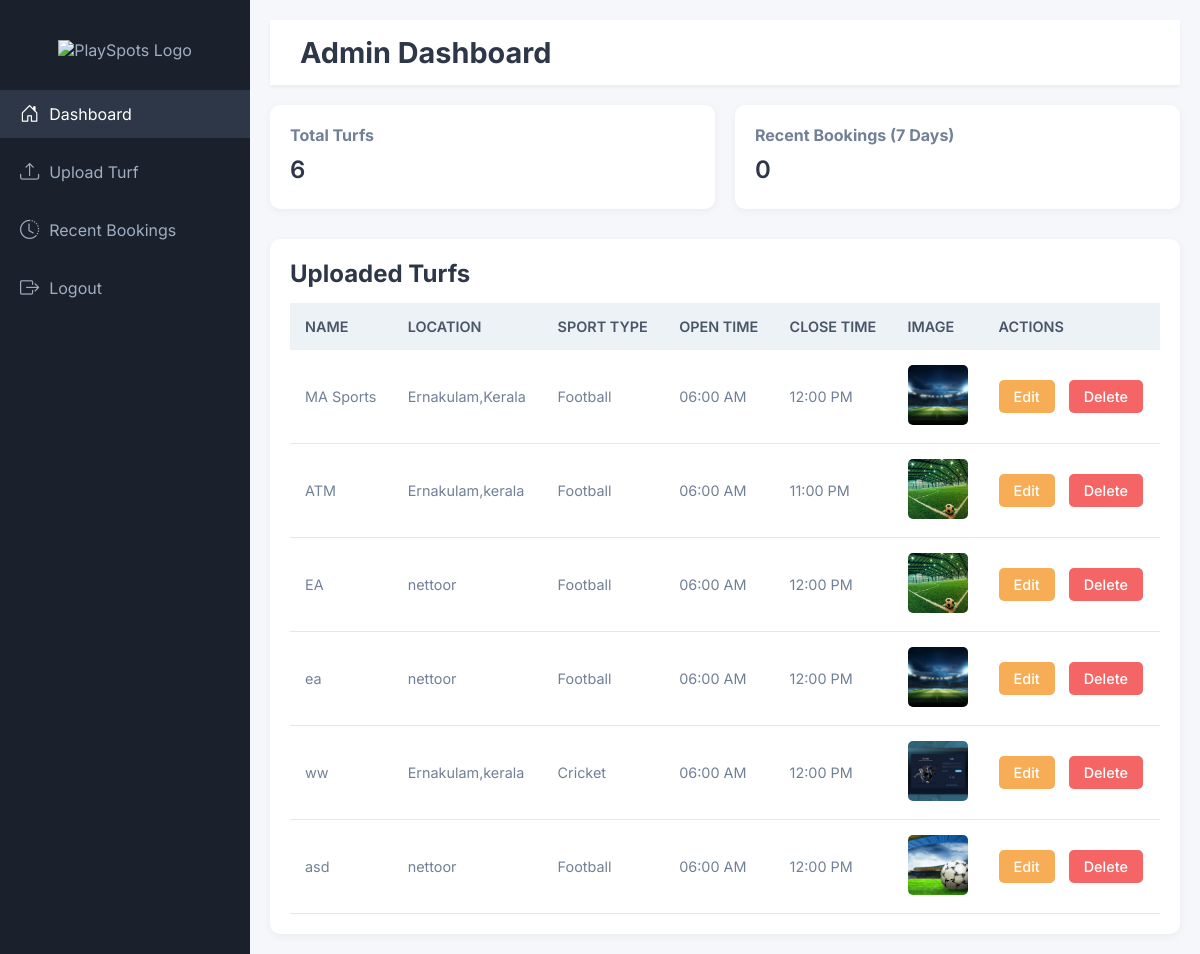
/adminindex, run on the app's committed database.
### turf_app/models.py (models this page shows, shortened)
class Turf(models.Model):
    name = models.CharField(max_length=255)
    location = models.CharField(max_length=255)
    sport_types = models.CharField(max_length=100, choices=[('Football', 'Football'), ('Cricket', 'Cricket')])
    open_time = models.TimeField()
    close_time = models.TimeField()
    price = models.DecimalField(max_digits=10, decimal_places=2, default=0.00)

class TurfImage(models.Model):
    turf = models.ForeignKey(Turf, on_delete=models.CASCADE, related_name='images')
    image = models.ImageField(upload_to='turf_images/')

### turf_app/views.py (the view)
# urls.py: path('adminindex', views.admin_index, name='admin_index'),
def admin_index(request):
    bookings = Booking.objects.select_related('slot').order_by('-created_at')[:5]
    turfs = Turf.objects.all()
    active_users = User.objects.filter(booking__isnull=False).distinct().count()
    recent_bookings_count = Booking.objects.filter(
        created_at__gte=timezone.now() - timedelta(days=7)
    ).count()
    context = {
        'bookings': bookings,
        'turfs': turfs,
        'active_users': active_users,
        'recent_bookings_count': recent_bookings_count,
    }
    return render(request, 'adminindex.html', context)

### templates/adminindex.html (shortened to what this page needs)
{% load static %}
<!DOCTYPE html>
<html lang="en">
<head>
    <link rel="stylesheet" href="{% static 'css/adminindex.css' %}">
    <link rel="stylesheet" href="https://cdn.jsdelivr.net/npm/bootstrap-icons@1.11.3/font/bootstrap-icons.min.css">
</head>
<body>
    <div class="container">
        <aside class="sidebar">
            <div class="sidebar-header">
                <img src="{% static 'images/logo.png' %}" alt="PlaySpots Logo" class="sidebar-logo">
            </div>
            <nav class="sidebar-nav">
                <ul>
                    <li>
                        <a href="{% url 'admin_index' %}" class="active">
                            <i class="bi bi-house-door"></i> Dashboard
                        </a>
                    </li>
                    <li>
                        <a href="{% url 'admin_upload' %}">
                            <i class="bi bi-upload"></i> Upload Turf
                        </a>
                    </li>
                    <li>
                        <a href="{% url 'recent_bookings' %}">
                            <i class="bi bi-clock-history"></i> Recent Bookings
                        </a>
                    </li>
                    <li>
                        <a href="{% url 'adminlogout' %}">
                            <i class="bi bi-box-arrow-right"></i> Logout
                        </a>
                    </li>
                </ul>
            </nav>
        </aside>
        <main class="main-content">
            <header class="header">
                <div class="header-left">
                    <h1>Admin Dashboard</h1>
                </div>
            </header>
            <section class="dashboard-content">
                <div class="stats-cards">
                    <div class="card">
                        <h3>Total Turfs</h3>
                        <p>{{ turfs|length }}</p>
                    </div>
                    <div class="card">
                        <h3>Recent Bookings (7 Days)</h3>
                        <p>{{ recent_bookings_count }}</p>
                    </div>
                </div>
                <div class="table-section">
                    <h2>Uploaded Turfs</h2>
                    <table>
                        <thead>
                            <tr>
                                <th>Name</th>
                                <th>Location</th>
                                <th>Sport Type</th>
                                <th>Open Time</th>
                                <th>Close Time</th>
                                <th>Image</th>
                                <th>Actions</th>
                            </tr>
                        </thead>
                        <tbody>
                            {% for turf in turfs %}
                            <tr>
                                <td>{{ turf.name }}</td>
                                <td>{{ turf.location }}</td>
                                <td>{{ turf.sport_types }}</td>
                                <td>{{ turf.open_time|time:"h:i A" }}</td>
                                <td>{{ turf.close_time|time:"h:i A" }}</td>
                                <td>
                                    {% with first_image=turf.images.first %}
                                        {% if first_image %}
                                            <img src="{{ first_image.image.url }}" alt="{{ turf.name }} Image" width="100">
                                        {% else %}
                                            No Image
                                        {% endif %}
                                    {% endwith %}
                                </td>
                                <td>
                                    <a href="{% url 'edit_turf' turf.id %}" class="btn btn-edit">Edit</a>
                                    <a href="{% url 'delete_turf' turf.id %}" class="btn btn-delete" onclick="return confirm('Are you sure you want to delete this turf?');">Delete</a>
                                </td>
                            </tr>
                            {% endfor %}
                        </tbody>
                    </table>
                </div>
            </section>
        </main>
    </div>
</body>
</html>

### static/css/adminindex.css (style rules this page uses)
* { margin: 0; padding: 0; box-sizing: border-box; }
body { font-family: 'Inter', sans-serif; background-color: #f5f7fa; color: #333; overflow-x: hidden; }
.container { display: flex; min-height: 100vh; }
.sidebar { width: 250px; background-color: #1a202c; color: #a0aec0; padding: 20px 0; position: fixed; height: 100%; overflow-y: auto; }
.sidebar-header { padding: 20px; text-align: center; }
.sidebar-logo { width: 120px; }
.sidebar-nav ul { list-style: none; }
.sidebar-nav li { margin: 10px 0; }
.sidebar-nav a { display: flex; align-items: center; padding: 12px 20px; color: #a0aec0; text-decoration: none; font-size: 1rem; transition: background-color 0.3s, color 0.3s; }
.sidebar-nav a i { margin-right: 10px; font-size: 1.2rem; }
.sidebar-nav a:hover, .sidebar-nav a.active { background-color: #2d3748; color: #fff; }
.main-content { flex: 1; margin-left: 250px; padding: 20px; }
.header { display: flex; justify-content: space-between; align-items: center; background-color: #fff; padding: 15px 30px; box-shadow: 0 2px 4px rgba(0, 0, 0, 0.05); margin-bottom: 20px; }
.header-left h1 { font-size: 1.8rem; color: #2d3748; }
.stats-cards { display: grid; grid-template-columns: repeat(auto-fit, minmax(200px, 1fr)); gap: 20px; margin-bottom: 30px; }
.card { background-color: #fff; padding: 20px; border-radius: 10px; box-shadow: 0 2px 8px rgba(0, 0, 0, 0.05); transition: transform 0.2s; }
.card h3 { font-size: 1rem; color: #718096; margin-bottom: 10px; }
.card p { font-size: 1.5rem; font-weight: 600; color: #2d3748; margin-bottom: 5px; }
.table-section { background-color: #fff; padding: 20px; border-radius: 10px; box-shadow: 0 2px 8px rgba(0, 0, 0, 0.05); }
.table-section h2 { font-size: 1.5rem; color: #2d3748; margin-bottom: 15px; }
table { width: 100%; border-collapse: collapse; }
thead { background-color: #edf2f7; }
th, td { padding: 15px; text-align: left; font-size: 0.9rem; }
th { font-weight: 600; color: #4a5568; text-transform: uppercase; }
td { color: #718096; border-bottom: 1px solid #e2e8f0; }
td img { width: 60px; height: 60px; object-fit: cover; border-radius: 5px; }
.btn { padding: 8px 15px; font-size: 0.9rem; font-weight: 500; color: #fff; text-decoration: none; border-radius: 5px; transition: background-color 0.3s; }
.btn-edit { background-color: #f6ad55; }
.btn-delete { background-color: #f56565; margin-left: 10px; }

### data on the page
Turf: name "MA Sports", location "Ernakulam,Kerala", sport_types "Football", open_time "06:00 AM", close_time "12:00 PM", images.first.image (picture)
Turf: name "ATM", location "Ernakulam,kerala", sport_types "Football", open_time "06:00 AM", close_time "11:00 PM", images.first.image (picture)
Turf: name "EA", location "nettoor", sport_types "Football", open_time "06:00 AM", close_time "12:00 PM", images.first.image (picture)
Turf: name "ea", location "nettoor", sport_types "Football", open_time "06:00 AM", close_time "12:00 PM", images.first.image (picture)
Turf: name "ww", location "Ernakulam,kerala", sport_types "Cricket", open_time "06:00 AM", close_time "12:00 PM", images.first.image (picture)
Turf: name "asd", location "nettoor", sport_types "Football", open_time "06:00 AM", close_time "12:00 PM", images.first.image (picture)

### other printed values
{{ turfs|length }} "6"
{{ recent_bookings_count }} "0"
